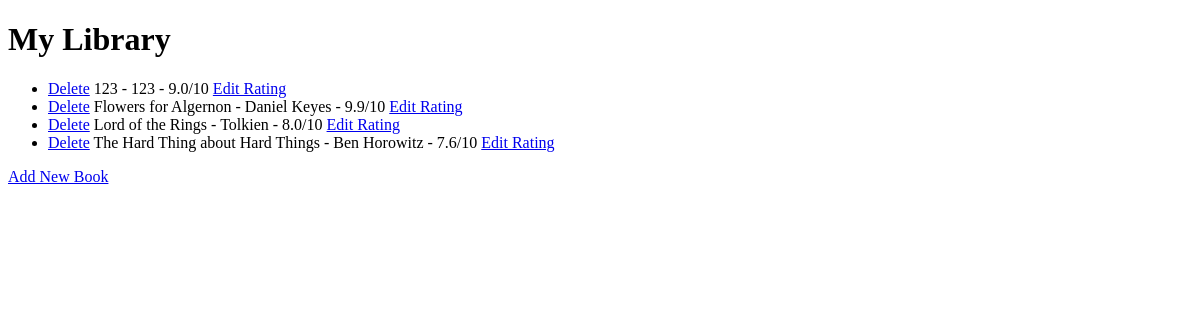
Before: / with the older database file.
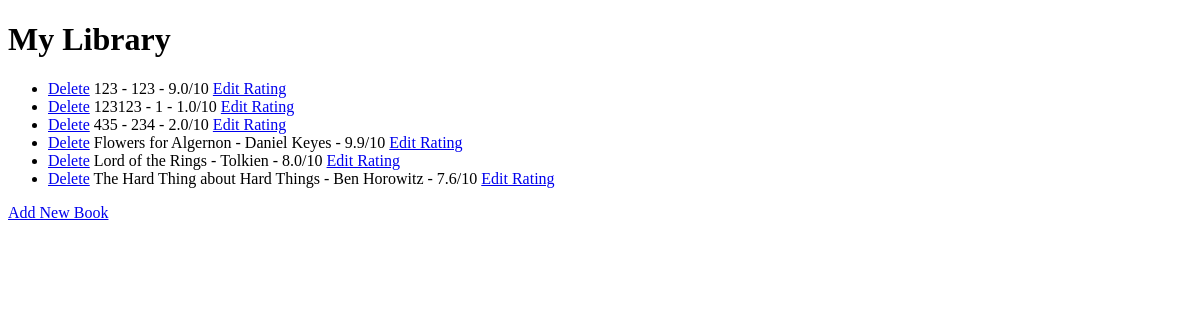
After: the same page with the newer database file.
### day-63-library-project-end/main.py (models this page shows)
class Book(db.Model):
    id: Mapped[int] = mapped_column(Integer, primary_key=True)
    title: Mapped[str] = mapped_column(
        String(250), unique=True, nullable=False)
    author: Mapped[str] = mapped_column(String(250), nullable=False)
    rating: Mapped[float] = mapped_column(Float, nullable=False)

### day-63-library-project-end/main.py (the view)
@app.route('/')
def home():
    result = db.session.execute(db.select(Book).order_by(Book.title))
    all_books = result.scalars().all()
    return render_template("index.html", books=all_books)

### day-63-library-project-end/templates/index.html (shortened to what this page needs)
<!DOCTYPE html>
<html lang="en">
  <head>
  </head>
  <body>
    <h1>My Library</h1>
    <ul>
      {% for book in books %}
      <li>
        <a href="{{ url_for('delete', id=book.id) }}">Delete</a>
        {{book.title}} - {{book.author}} - {{book.rating}}/10
        <a href="{{ url_for('edit', id=book.id) }}">Edit Rating</a>
      </li>
      {% endfor %}
    </ul>
    <a href="{{ url_for('add') }}">Add New Book</a>
  </body>
</html>

Changed rows visible on the page:
added Book: title "123123", author "1", rating "1.0"
added Book: title "435", author "234", rating "2.0"
